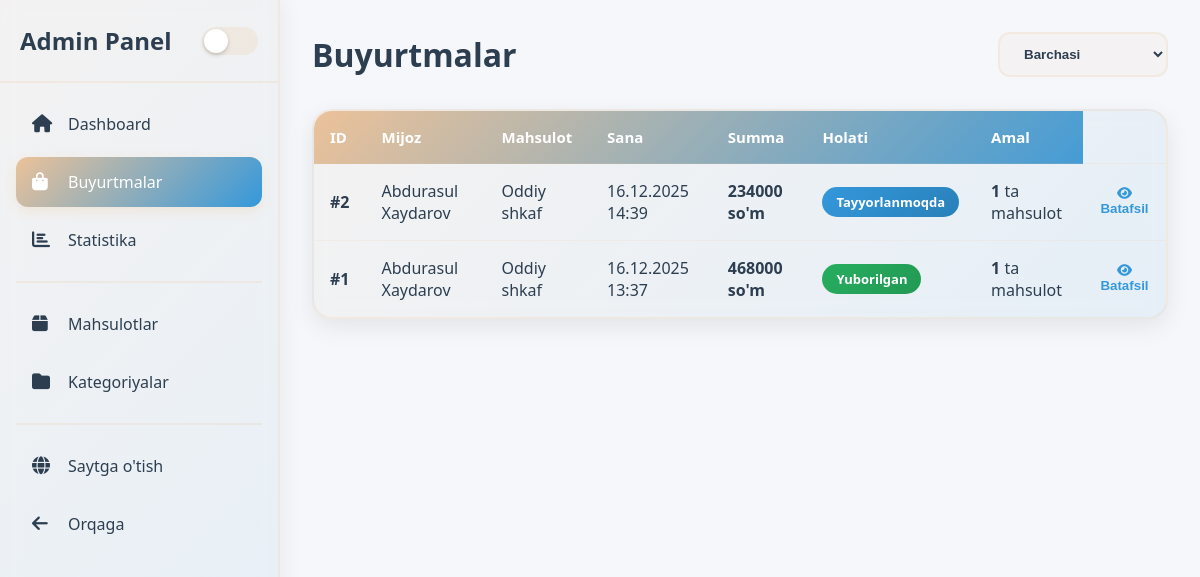
Screenshot of /orders/ (signed in) with the database file from the repository.
### main/models.py (models this page shows, shortened)
class Order(models.Model):
    user = models.ForeignKey(User, on_delete=models.CASCADE, null=True, blank=True)
    created_at = models.DateTimeField(auto_now_add=True)
    items = models.ManyToManyField(OrderItem)
    total_price = models.DecimalField(max_digits=10, decimal_places=2)
    status = models.CharField(max_length=20, default='pending', choices=(
        ('pending', 'Yangi'),
        ('processing', 'Tayyorlanmoqda'),
        ('completed', 'Yuborilgan'),
        ('cancelled', 'Bekor qilindi')
    ))

class OrderItem(models.Model):
    variant = models.ForeignKey(Variant, on_delete=models.CASCADE)
    product = models.ForeignKey(Product, on_delete=models.CASCADE)
    width = models.DecimalField(max_digits=6, decimal_places=2)
    height = models.DecimalField(max_digits=6, decimal_places=2)
    depth = models.DecimalField(max_digits=6, decimal_places=2)
    quantity = models.PositiveIntegerField()
    price = models.DecimalField(max_digits=10, decimal_places=2)

class Product(models.Model):
    category = models.ForeignKey(Category, on_delete=models.CASCADE, related_name='products')
    name_uz = models.CharField(max_length=200)
    name_ru = models.CharField(max_length=200, blank=True)
    image = models.ImageField(upload_to='products/')
    video_url = models.URLField(max_length=500, blank=True, null=True, help_text="YouTube yoki video URL")

### main/views.py (the view)
# urls.py: path('orders/', views.orders_view, name='orders'),
@admin_required
def orders_view(request):
    orders = Order.objects.select_related('user').prefetch_related('items').order_by('-id')
    return render(request, 'admin/orders.html', {'orders': orders})

### main/context_processors.py (called while the page is built)
def cart_count(request):
    count = 0
    if request.user.is_authenticated:
        count = BasketItem.objects.filter(user=request.user).aggregate(total=Sum('quantity'))['total'] or 0
    return {'cart_count': count}

### main/views.py (called while the page is built)
def admin_required(view_func):
    @wraps(view_func)
    def wrapped_view(request, *args, **kwargs):
        if not request.user.is_authenticated or not (request.user.is_staff or request.user.is_superuser):
            messages.error(request, "Siz admin emasiz!")
            return redirect('/')
        return view_func(request, *args, **kwargs)
    return wrapped_view

### main/templates/admin/orders.html (shortened to what this page needs)
{% extends "admin/abase.html" %}
{% block content %}
<div class="page-header">
    <h1 class="page-title">Buyurtmalar</h1>
    <select class="filter-select" onchange="filterOrders(this.value)">
        <option value="">Barchasi</option>
    </select>
</div>
<div class="table-container">
    <table class="orders-table">
        <thead>
            <tr>
                <th>ID</th>
                <th>Mijoz</th>
                <th>Mahsulot</th>
                <th>Sana</th>
                <th>Summa</th>
                <th>Holati</th>
                <th>Amal</th>
            </tr>
        </thead>
        <tbody>
            {% for order in orders %}
            <tr data-status="{{ order.status }}" id="order-row-{{ order.id }}">
                <td data-label="ID"><strong>#{{ order.id }}</strong></td>
                <td data-label="Mijoz">{{ order.user.first_name|default:order.user.username }}</td>
                <td data-label="Mahsulot">
                    {% if order.items.exists %}
                    {{ order.items.first.product.name_uz }}
                    {% else %}
                    -
                    {% endif %}
                </td>
                <td data-label="Sana">{{ order.created_at|date:"d.m.Y H:i" }}</td>
                <td data-label="Summa"><strong>{{ order.total_price|floatformat:0 }} so'm</strong></td>
                <td data-label="Holat">
                    <span class="status-badge status-{{ order.status }}">
                        {{ order.get_status_display }}
                    </span>
                </td>
                <td data-label="Soni">
                    <strong>{{ order.items.count }}</strong> ta mahsulot
                </td>
                <td data-label="Amallar">
                    <button onclick="openOrderModal({{ order.id }})" class="action-link"
                        style="background:none;border:none;cursor:pointer;">
                        <i class="fas fa-eye"></i> Batafsil
                    </button>
                </td>
            </tr>
            {% endfor %}
        </tbody>
    </table>
</div>
{% endblock %}

### main/templates/admin/abase.html (style rules this page uses)
:root { --primary: #ECC299; --secondary: #3498db; --bg: #f5f7fa; --sidebar: #ffffff; --text: #2c3e50; --shadow: 0 2px 10px rgba(0, 0, 0, 0.08); }
* { margin: 0; padding: 0; box-sizing: border-box; }
body { background: var(--bg); color: var(--text); font-family: "Segoe UI", sans-serif; transition: background 0.3s, color 0.3s; }

### main/templates/admin/orders.html (style rules this page uses)
.page-header { display: flex; justify-content: space-between; align-items: center; margin-bottom: 32px; flex-wrap: wrap; gap: 16px; }
.page-title { font-size: 2rem; font-weight: 700; color: var(--text); }
.filter-select { padding: 12px 20px; border-radius: 12px; border: 2px solid rgba(236, 194, 153, 0.2); background: rgba(236, 194, 153, 0.08); color: var(--text); font-weight: 600; cursor: pointer; transition: all 0.3s; }
.table-container { background: linear-gradient(135deg, rgba(236, 194, 153, 0.08) 0%, rgba(52, 152, 219, 0.08) 100%); border: 2px solid rgba(236, 194, 153, 0.2); border-radius: 20px; overflow: hidden; backdrop-filter: blur(10px); box-shadow: 0 8px 24px rgba(0, 0, 0, 0.08); }
.orders-table { width: 100%; border-collapse: collapse; }
.orders-table thead { background: linear-gradient(135deg, var(--primary) 0%, var(--secondary) 100%); }
.orders-table th { padding: 16px; text-align: left; color: white; font-weight: 700; font-size: 0.9375rem; }
.orders-table td { padding: 16px; border-top: 1px solid rgba(236, 194, 153, 0.15); color: var(--text); }
.orders-table tbody tr { transition: all 0.3s; }
.status-badge { display: inline-block; padding: 6px 14px; border-radius: 20px; font-size: 0.8125rem; font-weight: 600; }
.status-processing { background: linear-gradient(135deg, #3498db 0%, #2980b9 100%); color: white; }
.status-completed, .status-sent { background: linear-gradient(135deg, #27ae60 0%, #229954 100%); color: white; }
.action-link { color: var(--secondary); font-weight: 600; text-decoration: none; transition: all 0.3s; }

### rows the page displays
Order: id "2", user.first_name "Abdurasul Xaydarov", items.first.product.name_uz "Oddiy shkaf", created_at "16.12.2025 14:39", total_price "234000", status "Tayyorlanmoqda", items.count "1"
Order: id "1", user.first_name "Abdurasul Xaydarov", items.first.product.name_uz "Oddiy shkaf", created_at "16.12.2025 13:37", total_price "468000", status "Yuborilgan", items.count "1"
